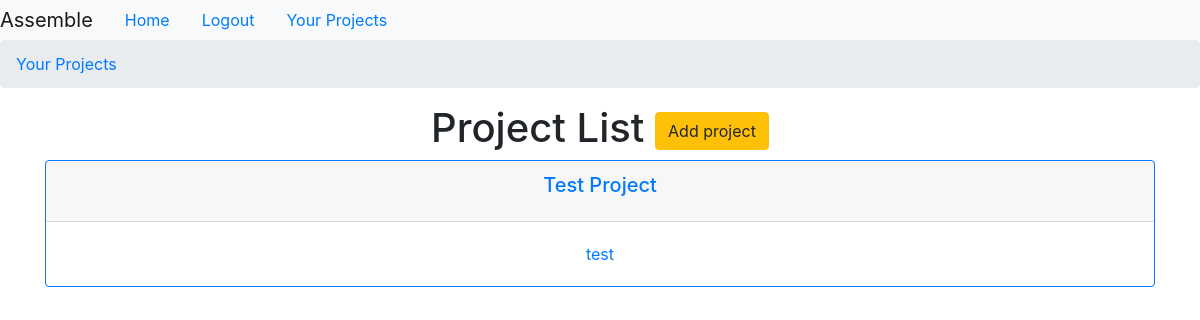
Page /home/project-list/ (signed in) on the earlier database version.
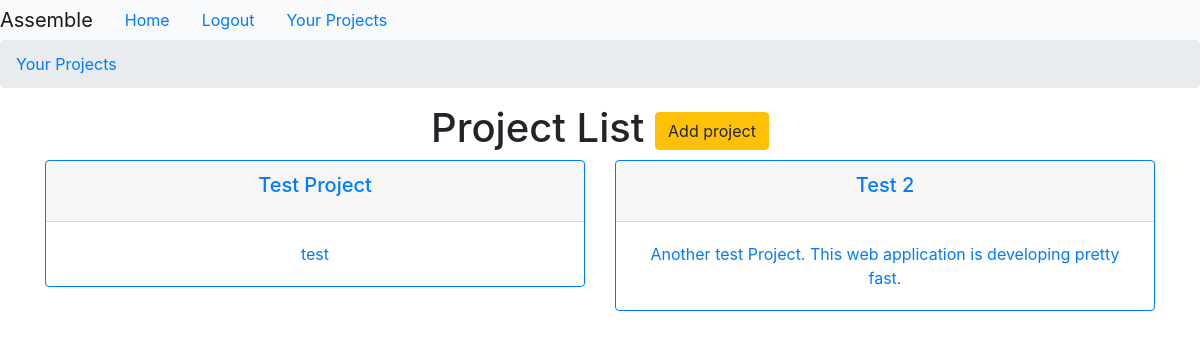
Same page on the later database version.
### assemble/models.py (models this page shows, shortened)
class Project(models.Model):
    name = models.CharField(max_length=60)
    description = models.TextField(max_length=400)
    user = models.ManyToManyField(User)
    slug = models.SlugField(max_length=100,unique=True,blank=True,null=True)
    completed= models.BooleanField(default=False)

### assemble/views.py (the view)
# urls.py: path('project-list/',ProjectList.as_view(),name="project-list"),
class ProjectList(LoginRequiredMixin,ListView):
    model = Project
    def get_queryset(self):
        return Project.objects.filter(user=self.request.user)

### templates/assemble/project_list.html
{% extends 'assemble/base.html' %}
{% block breadcrumb %}
    <li class="breadcrumb=item">
        <a href="{% url 'project-list' %}">
            Your Projects
        </a>
    </li>
{% endblock breadcrumb %}
{% block content %}
<div class="container text-center">
    <h1>Project List <a class="btn btn-warning" href="{% url 'project-create' %}">Add project</a></h1>
</div>
<div class="container text-center">
    <div class="row justify-content-center">
        {% for project in project_list %}
            <div class="col">
                <div class="card border-primary mb-3">
                    <div class="card-header">
                        <h5 class="card-title"><a href="{% url 'project-detail' project.slug %}">{{ project.name }}</a></h5>
                    </div>
                    <div class="card-body text-primary">
                        <p class="card-text">{{ project.description }}</p>
                    </div>
                </div>
            </div>
        {% endfor %}
    </div>
</div>
{% endblock content %}

Differences in the rows shown:
added Project: name "Test 2", description "Another test Project. This web application is developing pretty fast."
